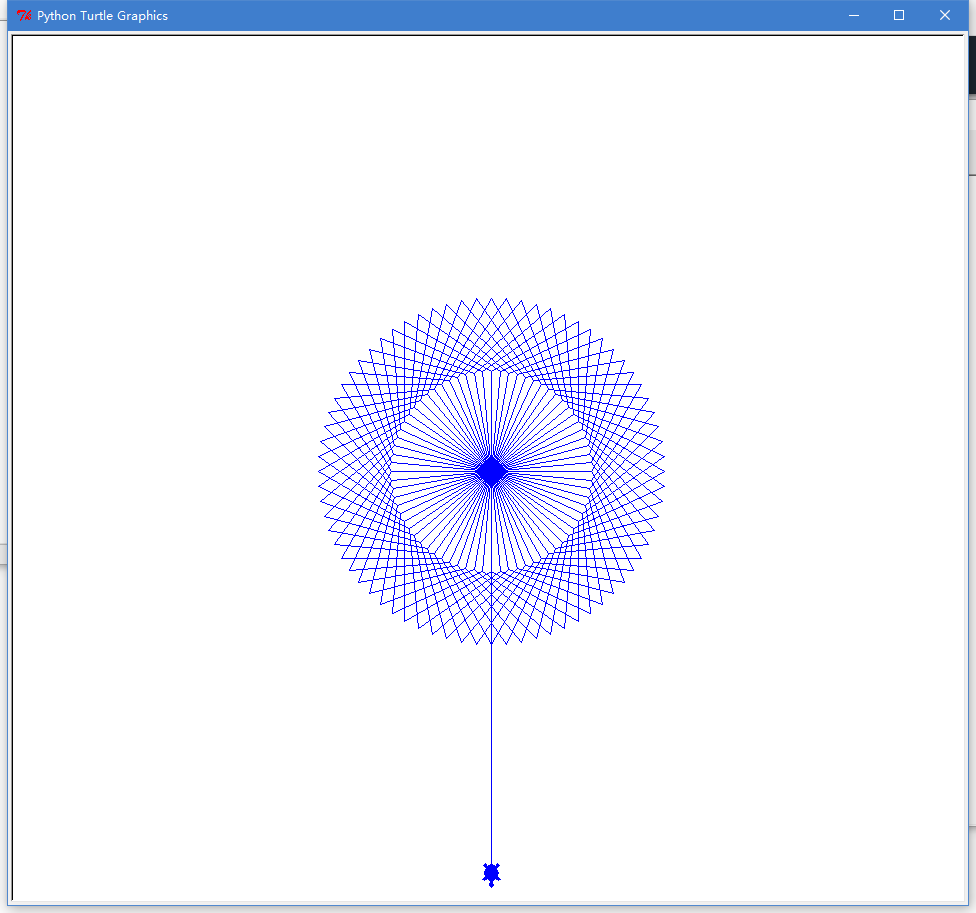

Write Python code to recreate this figure.
import turtle

def draw_diamond(seth,l):
    seth.forward(l)
    seth.right(60)
    seth.fd(l)
    seth.right(120)
    seth.fd(l)
    seth.right(60)
    seth.fd(l)
    seth.right(120)

i = 0
window = turtle.Screen()
window.bgcolor = ("white")
l = 100
jack = turtle.Turtle()
jack.pencolor("blue")
jack.seth(30)
jack.speed(100)
jack.shape("turtle")
jack.color("blue")
while i<=360 :
    draw_diamond(jack,l)
    jack.right(5)
    i = i + 5

jack.seth(270)
jack.fd(4*l)

window.exitonclick()
